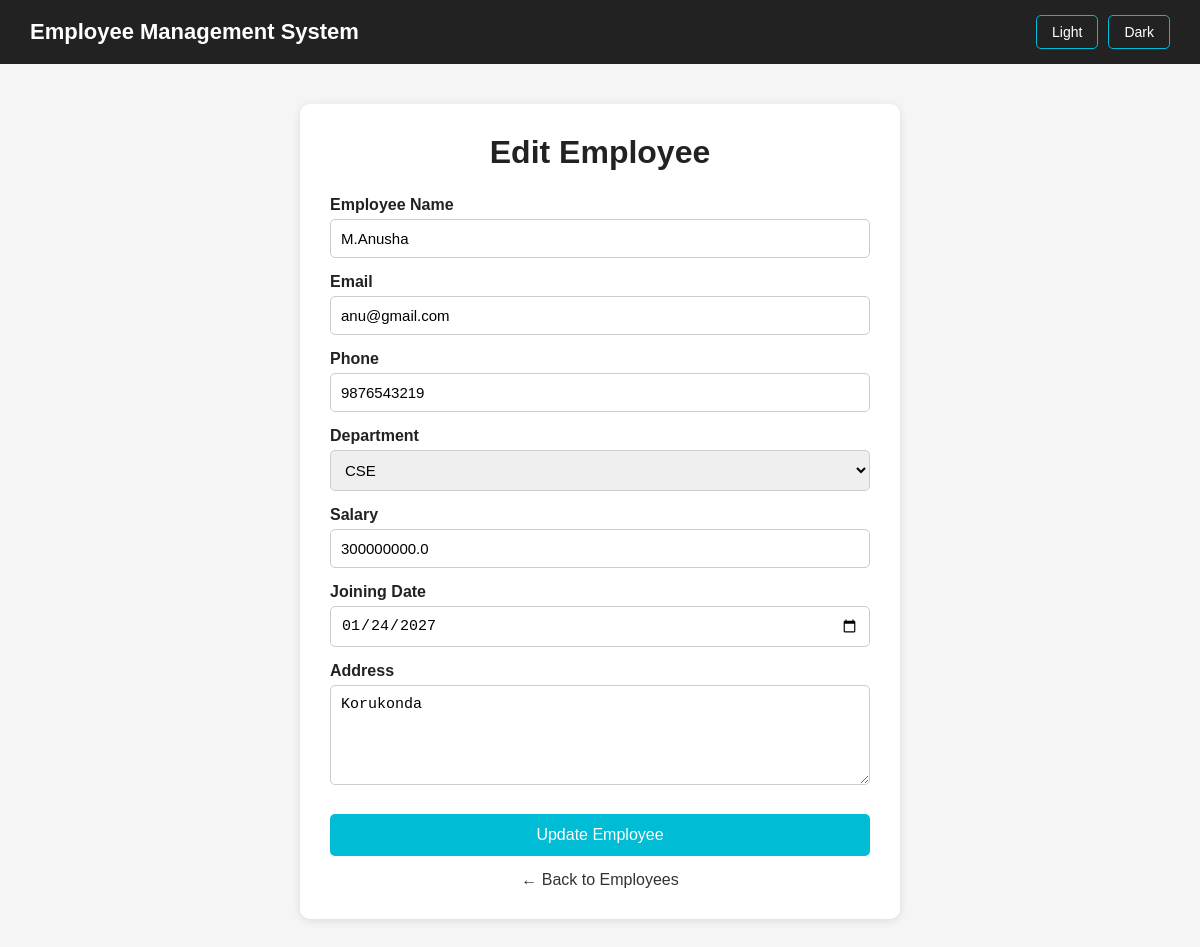
The page /edit-employee/1 (signed in) on the database its author committed.
### tables this page shows
CREATE TABLE employees (

            id INTEGER PRIMARY KEY AUTOINCREMENT,

            employeename TEXT NOT NULL,

            email TEXT NOT NULL,

            phone_number TEXT NOT NULL,

            department TEXT NOT NULL,

            salary REAL NOT NULL,

            Joining_Date TEXT NOT NULL,

            address TEXT NOT NULL

        );

### server.py (the view, shortened to what this page needs)
@app.route("/edit-employee/<int:employee_id>", methods=["GET", "POST"])
@login_required
def edit_employee(employee_id):
    connection = get_database_connection()
    cursor = connection.cursor()
    cursor.execute("""
        SELECT * FROM employees WHERE id = ?
    """, (employee_id,))
    employee = cursor.fetchone()
    connection.close()
    if employee is None:
        return "Employee not found."
    return render_template(
        "edit-employee.html",
        employee=employee
    )

### server.py (called while the page is built)
def get_database_connection():
    connection = sqlite3.connect(DATABASE)
    connection.row_factory = sqlite3.Row
    return connection

def login_required(function):
    @wraps(function)
    def decorated_function(*args, **kwargs):
        if "user_id" not in session:
            return redirect(url_for("login"))
        return function(*args, **kwargs)
    return decorated_function

@app.context_processor
def inject_theme():
    return {
        "theme": request.cookies.get("theme", "light")
    }

### Templates/edit-employee.html (shortened to what this page needs)
<!DOCTYPE html>
<html lang="en">
<head>
</head>
<body class="{{ theme }}">
    <nav class="navbar">
        <div class="logo">
            Employee Management System
        </div>
        <div class="theme-buttons">
            <a href="/set-theme/light">
                Light
            </a>
            <a href="/set-theme/dark">
                Dark
            </a>
        </div>
    </nav>
    <div class="container">
        <h1>Edit Employee</h1>
        <form action="/edit-employee/{{ employee['id'] }}" method="POST">
            <label for="employeename">
                Employee Name
            </label>
            <input
                type="text"
                id="employeename"
                name="employeename"
                value="{{ employee['employeename'] }}"
                required>
            <label for="email">
                Email
            </label>
            <input
                type="email"
                id="email"
                name="email"
                value="{{ employee['email'] }}"
                required>
            <label for="phone_number">
                Phone
            </label>
            <input
                type="text"
                id="phone_number"
                name="phone_number"
                value="{{ employee['phone_number'] }}"
                required>
            <label for="department">
                Department
            </label>
            <select
                id="department"
                name="department"
                required>
                <option value="CSE"
                    {% if employee['department'] == 'CSE' %}selected{% endif %}>
                    CSE
                </option>
            </select>
            <label for="salary">
                Salary
            </label>
            <input
                type="number"
                id="salary"
                name="salary"
                value="{{ employee['salary'] }}"
                required>
            <label for="Joining_Date">
                Joining Date
            </label>
            <input
                type="date"
                id="Joining_Date"
                name="Joining_Date"
                value="{{ employee['Joining_Date'] }}"
                required>
            <label for="address">
                Address
            </label>
            <textarea
                id="address"
                name="address"
                required>{{ employee['address'] or '' }}</textarea>
            <button type="submit" class="update-btn">
                Update Employee
            </button>
        </form>
        <a href="/employees" class="back-btn">
            ← Back to Employees
        </a>
    </div>
</body>
</html>

### Templates/edit-employee.html (style rules this page uses)
* { margin: 0; padding: 0; box-sizing: border-box; }
body { font-family: Arial, sans-serif; background-color: #f5f5f5; color: #222; transition: 0.3s; }
.navbar { background-color: #222; padding: 15px 30px; display: flex; align-items: center; }
.logo { color: white; font-size: 22px; font-weight: bold; margin-right: auto; }
.theme-buttons { display: flex; gap: 10px; }
.theme-buttons a { color: white; text-decoration: none; border: 1px solid #00bcd4; border-radius: 5px; padding: 8px 15px; font-size: 14px; }
.container { width: 600px; max-width: 90%; margin: 40px auto; background-color: white; padding: 30px; border-radius: 10px; box-shadow: 0 2px 10px rgba(0, 0, 0, 0.1); }
h1 { text-align: center; margin-bottom: 25px; }
label { display: block; margin-top: 15px; margin-bottom: 5px; font-weight: bold; }
input, select, textarea { width: 100%; padding: 10px; border: 1px solid #ccc; border-radius: 5px; font-size: 15px; }
textarea { height: 100px; resize: vertical; }
.update-btn { width: 100%; margin-top: 25px; padding: 12px; border: none; background-color: #00bcd4; color: white; font-size: 16px; border-radius: 5px; cursor: pointer; }
.back-btn { display: block; text-align: center; margin-top: 15px; text-decoration: none; color: #333; }
body.light { background-color: #f5f5f5; color: #222; }
body.light .container { background-color: white; }
body.light h1, body.light label { color: #222; }

### rows shown on the page
employees: employeename "M.Anusha", email "anu@gmail.com", phone_number "9876543219", department "CSE", salary "300000000.0", Joining_Date "01/24/2027", address "Korukonda"
